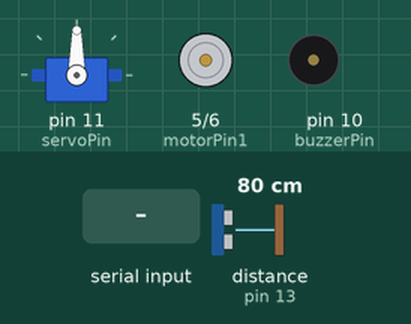
Simulated run of this sketch. Board: Arduino Uno, built with avr-gcc and run on an emulated ATmega328P. On the bench: servo, motor-driver pin pairs drawn as motors (green arrow = first pin HIGH = forward, orange = second pin HIGH = backward, longer = more drive), buzzer (waves = sounding, pin HIGH). Inputs (shaded band) come from the test bench; at power-on: distance to the obstacle (sensor on pin 13) 80 cm. The echo pulse lasts 58.3 µs per cm; pins used as bus, display or sensor lines are not drawn; what the sketch prints to the serial monitor is not drawn.

Above: at 1.3 s.
1.4 s: "F" received over the second serial link
At 2.6 s:
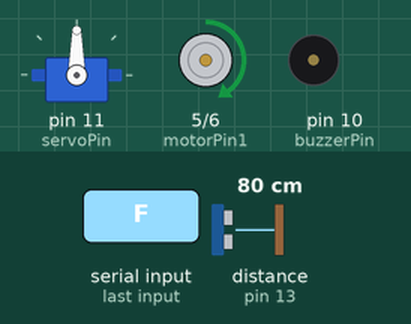
3.6 s: "L" received over the second serial link
At 4.8 s:
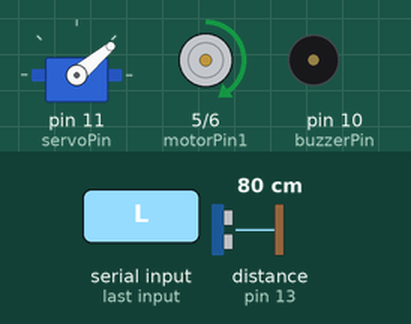
5.1 s: distance to the obstacle (sensor on pin 13) set to 28 cm
6.6 s: distance to the obstacle (sensor on pin 13) set to 22 cm
At 8.3 s:
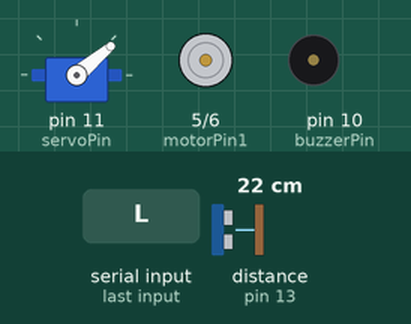
8.6 s: "R" received over the second serial link
At 9.8 s:
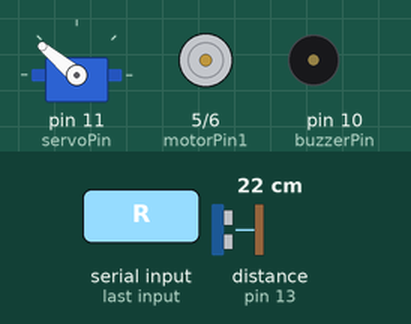
10.1 s: "S" received over the second serial link
At 11.0 s:
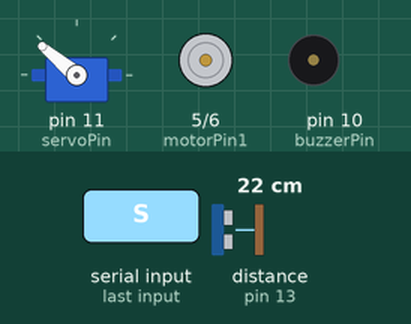
Timing chart, 0 to 12.6 s (numbered marks = the images above; inputs shaded):
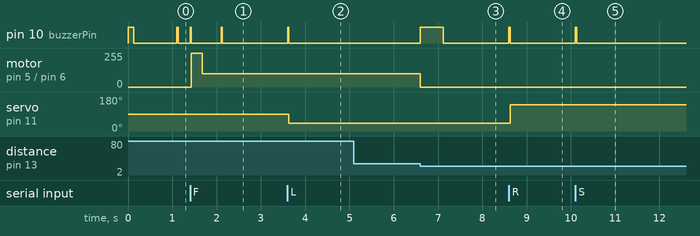

Measured:
- the behaviour switches between 26 and 25 cm on distance to the obstacle (sensor on pin 13) (found by bisection; images 2 and 3)
- after the input at 1.4 s, motor on pin 5 (motorPin1) / pin 6 (motorPin2): stopped → forward 255/255 at once, → forward 100/255 0.25 s later
- after the input at 3.6 s, pin 10 (buzzerPin): LOW → HIGH at once, → LOW 0.03 s later; servo on pin 11 (servoPin): 90° → 40° at once
- after the input at 5.1 s, every drawn part: stays the same
- after the input at 6.6 s, pin 10 (buzzerPin): LOW → HIGH at once, → LOW 0.52 s later; motor on pin 5 (motorPin1) / pin 6 (motorPin2): forward 100/255 → stopped at once
- after the input at 8.6 s, pin 10 (buzzerPin): LOW → HIGH at once, → LOW 0.03 s later; servo on pin 11 (servoPin): 40° → 140° at once
- after the input at 10.1 s, pin 10 (buzzerPin): LOW → HIGH at once, → LOW 0.03 s later
- by itself, pin 10 (buzzerPin): alternates HIGH for 0.03 s and LOW for 0.67 s, 4 changes in all, then stays LOW

The sketch:

sketch_feb2a.ino
```cpp
#include <SoftwareSerial.h> // libraries which are imported to the Sketch
#include <Servo.h>  // makes the servo Rudders such as turn R and L
#include <TinyGPS++.h> // coordinates with the GPS module

// --- Pin Map ---
const int bluetoothRX = 2;
const int bluetoothTX = 3;
const int gpsRX = A0;
const int gpsTX = A1;
const int motorPin1 = 5;
const int motorPin2 = 6;
const int servoPin = 11;
const int trigPin = 12;
const int echoPin = 13;
const int buzzerPin = 10;

SoftwareSerial bluetooth(bluetoothRX, bluetoothTX);
SoftwareSerial gpsSerial(gpsRX, gpsTX);
TinyGPSPlus gps;
Servo rudder;

// --- Variables ---
int motorSpeed = 100;       // initial DC motor speed is initialized
bool isMoving = false;
bool autoPilot = false;     //  making sure autopilot is not triggered as soon after the switch turned on
double targetLat = 0;       // variable used for the autopilot mode to coordinate the destination , these values are saved when H is pressed witht the controller
double targetLng = 0;     // double variable type used for higher precision than bool or int

void setup() {
  Serial.begin(9600); // 9600 is a timer for blaud rate - the speed at which the uno communicates with other components its the standard speed
  bluetooth.begin(9600);
  gpsSerial.begin(9600);

  pinMode(motorPin1, OUTPUT); // pin mapping of every components used to output from inputs
  pinMode(motorPin2, OUTPUT);
  pinMode(trigPin, OUTPUT);
  pinMode(echoPin, INPUT);
  pinMode(buzzerPin, OUTPUT);

  rudder.attach(servoPin);  // servo ideal angle
  rudder.write(90);

  // Startup beep
  digitalWrite(buzzerPin, HIGH); delay(100); digitalWrite(buzzerPin, LOW);

  bluetooth.listen();
  Serial.println("--- System Online ---");
}
// this is the priority LOOP
void loop() {
  // 1. PRIORITY: ULTRASONIC SAFETY
  if (isMoving) {
    long distance = getDistance();
    if (distance > 2 && distance < 25) {
      emergencyStop("OBSTACLE");
    }
  }

  // 2. PRIORITY: BLUETOOTH COMMANDS
  if (bluetooth.available() > 0) {
    executeCommand(bluetooth.read());
  }

  // 3. PRIORITY: GPS & AUTOPILOT
  if (autoPilot && isMoving) {
    updateGPS();
    driveToTarget();
  }
}

void executeCommand(char command) {
  // Confirmation beep
  digitalWrite(buzzerPin, HIGH); delay(30); digitalWrite(buzzerPin, LOW);

  switch (command) {  // Forward operation
    case 'F':
      if (!isMoving) kickstart();  // kickstart for intial push due to resistance in the water ( only works for manual control)
      isMoving = true;
      autoPilot = false;
      forward();
      break;
    case 'S':
      stopBoat();
      break;
    case 'L': rudder.write(40); break;
    case 'R': rudder.write(140); break;
    case 'C': rudder.write(90); break;
    case 'H':
      updateGPS();  // nano starts listening to the GPS
      if (gps.location.isValid()) { // validates satellite
        targetLat = gps.location.lat();
        targetLng = gps.location.lng();
        bluetooth.println("Target Saved!");
      } else {
        bluetooth.println("No GPS Lock!");
      }
      break;
    case 'G':
      if (targetLat != 0) {
        autoPilot = true;
        isMoving = true;
        kickstart();
        forward();
        bluetooth.println("Autopilot ON");
      }
      break;
    case '+': motorSpeed = min(motorSpeed + 20, 255); if(isMoving) forward(); break;
    case '-': motorSpeed = max(motorSpeed - 20, 90); if(isMoving) forward(); break;
  }
}

// --- HELPER FUNCTIONS

void updateGPS() {  // at this point the arduino gahters as much as possible information from the GPS module for the next 80ms
  gpsSerial.listen();
  unsigned long start = millis();
  while (millis() - start < 80) {
    while (gpsSerial.available() > 0) {
      gps.encode(gpsSerial.read());
    }
  }
  bluetooth.listen();
}

void driveToTarget() {  // this method does all the calculations using the Haversine formula via the tinygps++ library
  if (!gps.location.isValid()) return;
  double dist = TinyGPSPlus::distanceBetween(gps.location.lat(), gps.location.lng(), targetLat, targetLng);

  if (dist < 4.0) {
    emergencyStop("ARRIVED");
    return;
  }

  double courseTo = TinyGPSPlus::courseTo(gps.location.lat(), gps.location.lng(), targetLat, targetLng); //this is calculated from the calculation which is the compass direction to the target
  double error = courseTo - gps.course.deg();  // this conditions determine the angle of servo to turn left or right
  if (error > 180) error -= 360;
  if (error < -180) error += 360;

  if (error > 15) rudder.write(140);  // if (error) is positive >15 the servo turns right (140)
  else if (error < -15) rudder.write(40); // if (error) is negative <-15 then servo turns left(40)
  else rudder.write(90); // when non of the previous conditions are met the servo turns to 90
}

long getDistance() { // this method is used to find obstacles with the ultrasonic sensor
  digitalWrite(trigPin, LOW); delayMicroseconds(2);
  digitalWrite(trigPin, HIGH); delayMicroseconds(10); // burst of ultrasonic sound for 10microsec
  digitalWrite(trigPin, LOW);
  long duration = pulseIn(echoPin, HIGH, 25000);  // pulsein measures how long it took for the sound to return
  if (duration == 0) return 999; // determine the area is clear (999)is distance to tell its safe to move
  return duration * 0.034 / 2; // the math of turning time to distance
}

void kickstart() { // this method is for kickstart the DC motor to overcome the resistane in water it puts is motor to maximum power 255 for the 250ms and then drops back to the initialized value (100)
  analogWrite(motorPin1, 255); // determines the speed - makes a voltage difference in both pins to let it spin
  digitalWrite(motorPin2, LOW); // determines the directions - flips the pins thousands of times every second
  delay(250);
}

void forward() { // this method allows the motor to spin
  analogWrite(motorPin1, motorSpeed);
  digitalWrite(motorPin2, LOW);
}

void stopBoat() {
  analogWrite(motorPin1, 0);
  digitalWrite(motorPin2, LOW);
  isMoving = false;
  autoPilot = false;
}

void emergencyStop(String reason) {
  stopBoat();
  digitalWrite(buzzerPin, HIGH);
  bluetooth.println("STOP: " + reason);
  delay(500);
  digitalWrite(buzzerPin, LOW);
}
```
